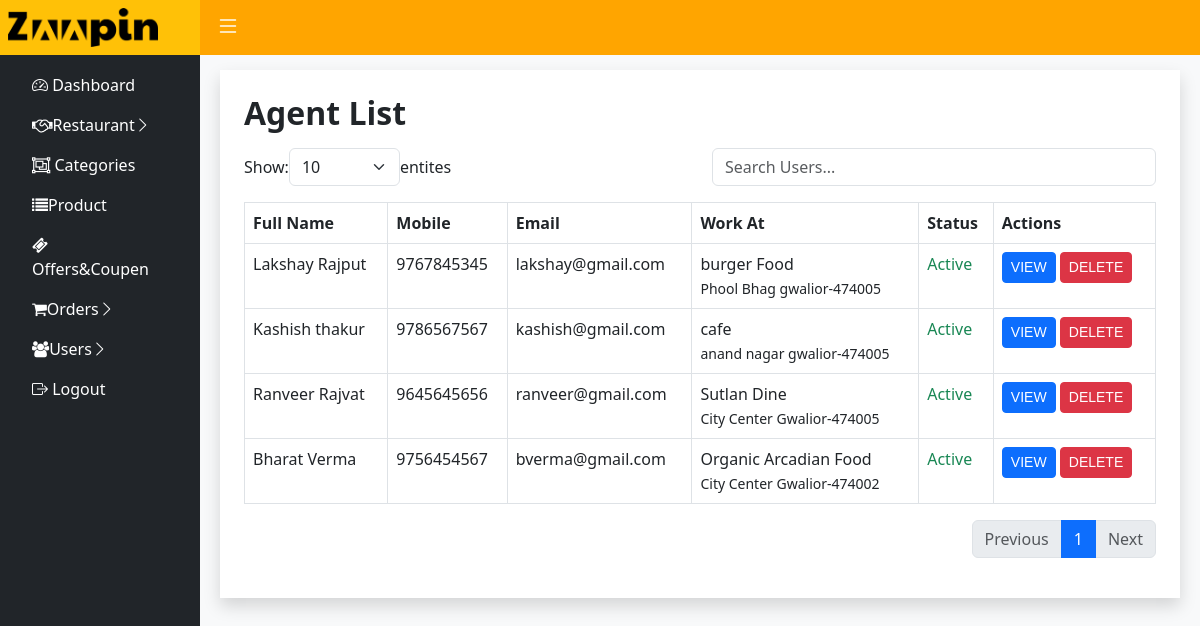
Page /admin/agent_list.php on the committed database.
### tables this page shows
CREATE TABLE `agent` (
  `userid` int(11) NOT NULL,
  `fullname` varchar(100) NOT NULL,
  `mobile` varchar(15) NOT NULL,
  `email` varchar(100) NOT NULL,
  `address` varchar(100) DEFAULT NULL,
  `city` varchar(100) NOT NULL,
  `pincode` varchar(10) DEFAULT NULL,
  `aadhar_number` varchar(50) DEFAULT NULL,
  `aadhar_copy` varchar(150) DEFAULT NULL,
  `photo` varchar(255) DEFAULT NULL,
  `status` enum('Active','Inactive','busy') DEFAULT 'Active',
  `res_id` int(11) DEFAULT NULL,
  `password` varchar(30) NOT NULL,
  `createdon` timestamp NOT NULL DEFAULT current_timestamp()
);

CREATE TABLE `restaurant` (
  `resid` int(11) NOT NULL,
  `title` varchar(100) NOT NULL,
  `email` varchar(150) NOT NULL,
  `phone` bigint(20) NOT NULL,
  `o_hr` varchar(20) NOT NULL,
  `c_hr` varchar(20) NOT NULL,
  `o_days` varchar(20) NOT NULL,
  `addr` varchar(150) NOT NULL,
  `city` varchar(100) NOT NULL,
  `pincode` varchar(6) NOT NULL,
  `image` varchar(200) NOT NULL,
  `status` varchar(10) NOT NULL,
  `Working_status` varchar(7) NOT NULL DEFAULT 'open',
  `date` timestamp NOT NULL DEFAULT current_timestamp() ON UPDATE current_timestamp()
);

### admin/agent_list.php (the view, shortened to what this page needs)
<?php
include('../config.php');
$limit = isset($_GET['limit']) ? $_GET['limit'] : 10;
$page = isset($_GET['page']) ? $_GET['page'] : 1;
$offset = ($page - 1) * $limit;
$search = isset($_GET['search']) ? $_GET['search'] : '';
$countQuery = "SELECT COUNT(*) AS total FROM agent WHERE  (fullname LIKE '%$search%' OR email LIKE '%$search%' OR mobile LIKE '%$search%')";
$countResult = mysqli_query($conn, $countQuery);
$totalRows = mysqli_fetch_assoc($countResult)['total'];
$totalPages = ceil($totalRows / $limit);
$query = "SELECT a.*,r.title,r.addr,r.city,r.pincode FROM agent a left join restaurant r on  resid=res_id  WHERE  (a.fullname LIKE '%$search%' OR a.email LIKE '%$search%' OR a.mobile LIKE '%$search%' ) LIMIT $offset, $limit";
$result = mysqli_query($conn, $query);
?>
<!DOCTYPE html>
<html lang="en">
<head>
    <link href="https://cdn.jsdelivr.net/npm/bootstrap@5.3.0/dist/css/bootstrap.min.css" rel="stylesheet">
</head>
<body>
<?php include('admin-header.php'); ?>
<div class="content bg-light" id="mainContent">
    <div class="bg-white shadow  p-4 ">
    <h2 class="mb-3 fw-bold">Agent List</h2>
    <div class=" row mb-3">
      <div class="col-md-6 d-flex align-items-center">
     <label for="">Show: </label>
      <select id="limit" class="form-select w-25">
            <option value="10" <?php echo ($limit == 10) ? 'selected' : ''; ?>>10</option>
        </select>
        <span>entites</span>
      </div>
        <div class="col-md-6">
        <input type="text" id="search" class="form-control " placeholder="Search Users...">
        </div>
    </div>
    <?php if (mysqli_num_rows($result) > 0): ?>
        <table class="table table-bordered">
            <thead>
                <tr>
                    <th>Full Name</th>
                    <th>Mobile</th>
                    <th>Email</th>
                    <th>Work At</th>
                    <th>Status</th>
                    <th>Actions</th>
                </tr>
            </thead>
            <tbody id="userTable">
                <?php while ($row = mysqli_fetch_assoc($result)): ?>
                    <tr>
                        <td><?php echo $row['fullname']; ?></td>
                        <td><?php echo $row['mobile']; ?></td>
                        <td><?php echo $row['email']; ?></td>
                        <td>
                            <p class="m-0 p-0"><?php echo $row['title'] ?></p>
                        <small><?php  echo $row['addr']." ".$row["city"]."-".$row['pincode']?></small>
                    </td>
                        <td>
                            <?php echo ($row['status'] == 'Active') ? '<span class="text-success">Active</span>' : '<span class="text-danger">Inactive</span>'; ?>
                        </td>
                        <td>
                            <a href="view-user.php?userid=<?php echo $row['userid']; ?>" class="btn btn-primary btn-sm">View</a>
                            <a href="?delete_id=<?php echo $row['userid']; ?>" class="btn btn-danger btn-sm" onclick="return confirm('Are you sure?')">Delete</a>
                        </td>
                    </tr>
                <?php endwhile; ?>
            </tbody>
        </table>
        <nav>
            <ul class="pagination justify-content-end">
                <li class="page-item <?php echo ($page <= 1) ? 'disabled' : ''; ?>">
                    <a class="page-link" href="?role=<?php echo $role; ?>&page=<?php echo $page - 1; ?>&search=<?php echo $search; ?>&limit=<?php echo $limit; ?>">Previous</a>
                </li>
                <?php for ($i = 1; $i <= $totalPages; $i++): ?>
                    <li class="page-item <?php echo ($i == $page) ? 'active' : ''; ?>">
                        <a class="page-link" href="?role=<?php echo $role; ?>&page=<?php echo $i; ?>&search=<?php echo $search; ?>&limit=<?php echo $limit; ?>"> <?php echo $i; ?> </a>
                    </li>
                <?php endfor; ?>
                <li class="page-item <?php echo ($page >= $totalPages) ? 'disabled' : ''; ?>">
                    <a class="page-link" href="?role=<?php echo $role; ?>&page=<?php echo $page + 1; ?>&search=<?php echo $search; ?>&limit=<?php echo $limit; ?>">Next</a>
                </li>
            </ul>
        </nav>
    <?php else: ?>
        <p class="alert alert-warning">No users found!</p>
    <?php endif; ?>
</div>
    </div>
</body>
</html>

### css/style.css (style rules this page uses)
:root { --primary: #FEA116; --light: #F1F8FF; --dark: #0F172B; }
.btn { font-family: 'Nunito', sans-serif; font-weight: 500; text-transform: uppercase; transition: .5s; }
.btn.btn-primary, .btn.btn-secondary { color: #FFFFFF; }

### admin/admin-header.php (style rules this page uses)
.content { margin-top:50px; margin-left: 200px; transition: all 0.3s ease; padding: 20px; min-height: 100vh; }

### rows in the picture
agent: fullname "Lakshay Rajput", mobile "9767845345", email "lakshay@gmail.com", res.title "burger Food", res.addr "Phool Bhag", res.city "gwalior", res.pincode "474005", status "Active"
agent: fullname "Kashish thakur", mobile "9786567567", email "kashish@gmail.com", res.title "cafe", res.addr "anand nagar", res.city "gwalior", res.pincode "474005", status "Active"
agent: fullname "Ranveer Rajvat", mobile "9645645656", email "ranveer@gmail.com", res.title "Sutlan Dine", res.addr "City Center", res.city "Gwalior", res.pincode "474005", status "Active"
agent: fullname "Bharat Verma", mobile "9756454567", email "bverma@gmail.com", res.title "Organic Arcadian Food", res.addr "City Center", res.city "Gwalior", res.pincode "474002", status "Active"
